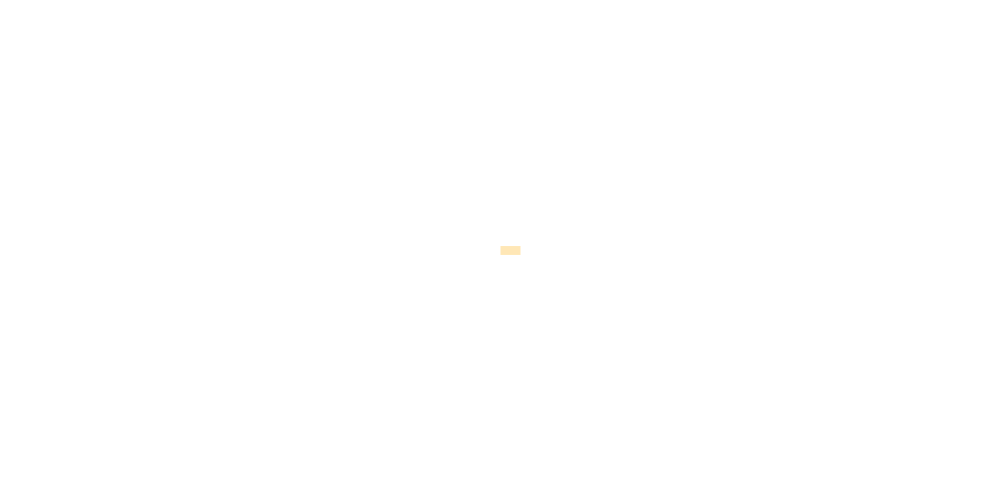
Frame 1 (no input)
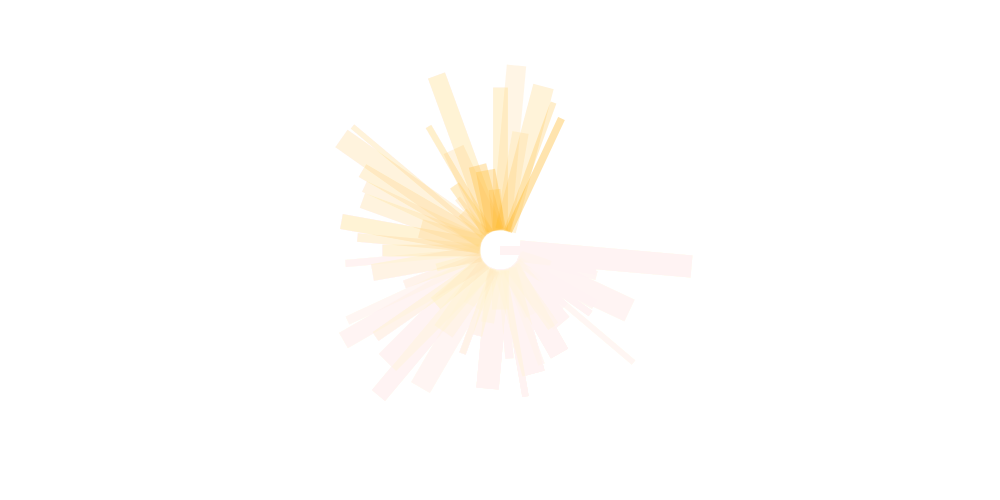
Frame 60 (the mouse pressed at the canvas centre just before this capture)
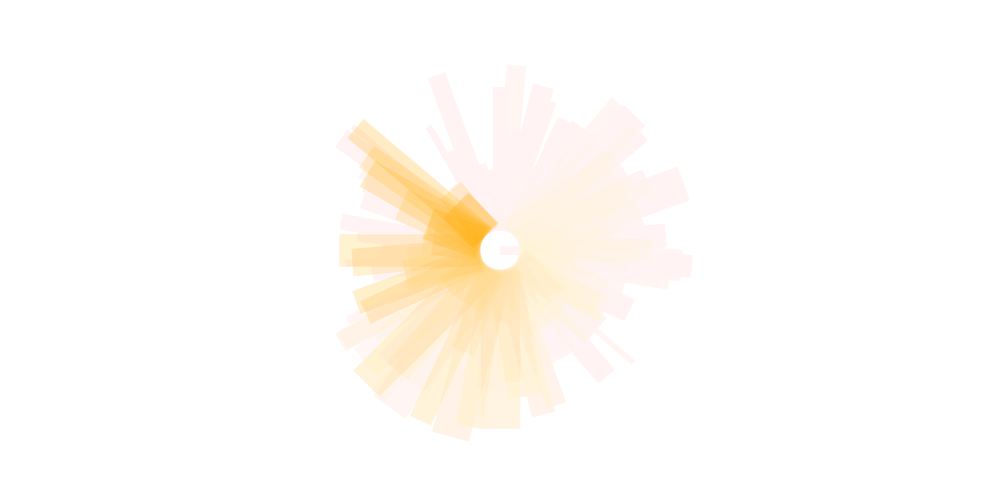
Frame 120 (the mouse held since frame 60 and released just before this capture)

The Processing sketch that drew these frames (run headless with seeded random() and noise(); from frame 60 on, the mouse is pressed at the canvas centre):

// Processing sketch: processing_69598
// ── processing_69598.pde

// Dan Sztanga
// dsztanga@gmail.com
// (C) 2012 Dan Sztanga. All rights reserved.
// HW_4 User Input_2

/*
Controls_

Move Mouse_ Moves center of circle
Left Mouse Button_ Increase thickness of line
Left and Right Arrow_ Scroll through colors
Up and Down Arrows_ Speed circle up or dowm
Shift_ Change inner diameter
Space Bar_ Change background shade
Enter_ Reset to default

*/

//Variables
float x, y, wd, ht, diam, theta, thickl, thickh, rot, speed, innerdiam, bkg;
boolean press;

void setup()
{
  size(1000,500);
  background(255);
  bkg = 255;
  thickl = 5;
  thickh = 20;
  theta = 0;
  rot = 0;
  speed = 5;
  innerdiam = 20;
  mouseX = 500;
  mouseY = 250;
  noCursor();
}

void draw()
{
  //Fade
  noStroke();
  fill(bkg, 10);
  rect(0,0,1000,500);
  
  //Rotating Line with Color Change
  if (rot == 0){
    stroke(255, 170, 0, random(25, 100));
  }
   if (rot == 1){
    stroke(255, 60, 0, random(25, 100));
  }
   if (rot == 2){
    stroke(255, 255, 0, random(25, 100));
  }
   if (rot == 3){
    stroke(0, 237, 13, random(25, 100));
  }
   if (rot == 4){
    stroke(0, 227, 237, random(25, 100));
  }
  strokeCap(SQUARE);
  strokeWeight(random(thickl, thickh));
  line((innerdiam * cos(radians(theta))) +  mouseX, (innerdiam * sin(radians(theta))) + mouseY, (diam/2 * cos(radians(theta))) +  mouseX, (diam/2 * sin(radians(theta))) + mouseY);
  diam = random(100,400);
  theta = theta + speed;
  
  //Mouse Press Inleases Thickness
  if (press == true) {
    thickl = 20;
    thickh = 40;
  } else {
    thickl = 5;
    thickh = 25;
  }
 
  //Resets Theta to 0
  if (theta > 360) {
    theta = 0;
  }
}

//Checks for Mouse Button Press
void mousePressed() {
  press = true;
}

void mouseReleased() {
press = false;
}

//Key Press
void keyPressed() {
  //Color Change
  if (keyCode == RIGHT) {
    rot = rot + 1;
    if (rot > 4) {
      rot = 0;
    }
  }
  if (keyCode == LEFT) {
    rot = rot - 1;
    if (rot < 0) {
      rot = 4;
    }
  }
  //Speed Change
  if (keyCode == UP) {
    speed = speed + 1;
    if (speed > 10) {
      speed = 10;
    }
  }
  if (keyCode == DOWN) {
    speed = speed - 1;
    if (speed < 1) {
      speed = 1;
    }
  }
  //Inner Diameter Change
  if (keyCode == SHIFT) {
    innerdiam = random(20,75);
  }
  //Reset
  if (key == ENTER) {
    background(255);
    bkg = 255;
    thickl = 5;
    thickh = 20;
    rot = 0;
    speed = 5;
    innerdiam = 20;
    mouseX = 500;
    mouseY = 250;
  }
  if (key == ' ') {
    bkg = random(0, 255);
  }
}
